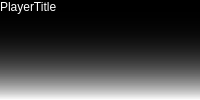
<?xml version="1.0" encoding="UTF-8"?>
<ui version="4.0">
    <class>PlayerHeader</class>
    <widget class="QWidget" name="PlayerHeader">
        <property name="geometry">
            <rect>
                <x>0</x>
                <y>0</y>
                <height>75</height>
            </rect>
        </property>
        <property name="styleSheet">
            <string notr="true">background-color: qlineargradient(spread:pad, x0:1, y0:1, x0:2, y2:1, stop:0 rgba(0, 0, 0, 255), stop:1 rgba(0, 0, 0, 0));
            </string>
        </property>
        <layout class="QGridLayout" name="headerLayout">
            <property name="leftMargin">
                <number>0</number>
            </property>
            <property name="topMargin">
                <number>0</number>
            </property>
            <property name="rightMargin">
                <number>0</number>
            </property>
            <property name="bottomMargin">
                <number>0</number>
            </property>
            <property name="spacing">
                <number>0</number>
            </property>
            <item row="0" column="0">
                <widget class="QLabel" name="title">
                    <property name="styleSheet">
                        <string notr="true">color: rgb(255, 255, 255);font: 57 18pt "Open Sans";</string>
                    </property>
                    <property name="alignment">
                        <set>Qt::AlignLeading|Qt::AlignLeft|Qt::AlignTop</set>
                    </property>
                    <property name="text">
                        <string>PlayerTitle</string>
                    </property>
                </widget>
            </item>
        </layout>
    </widget>
    <resources/>
    <connections/>
</ui>
